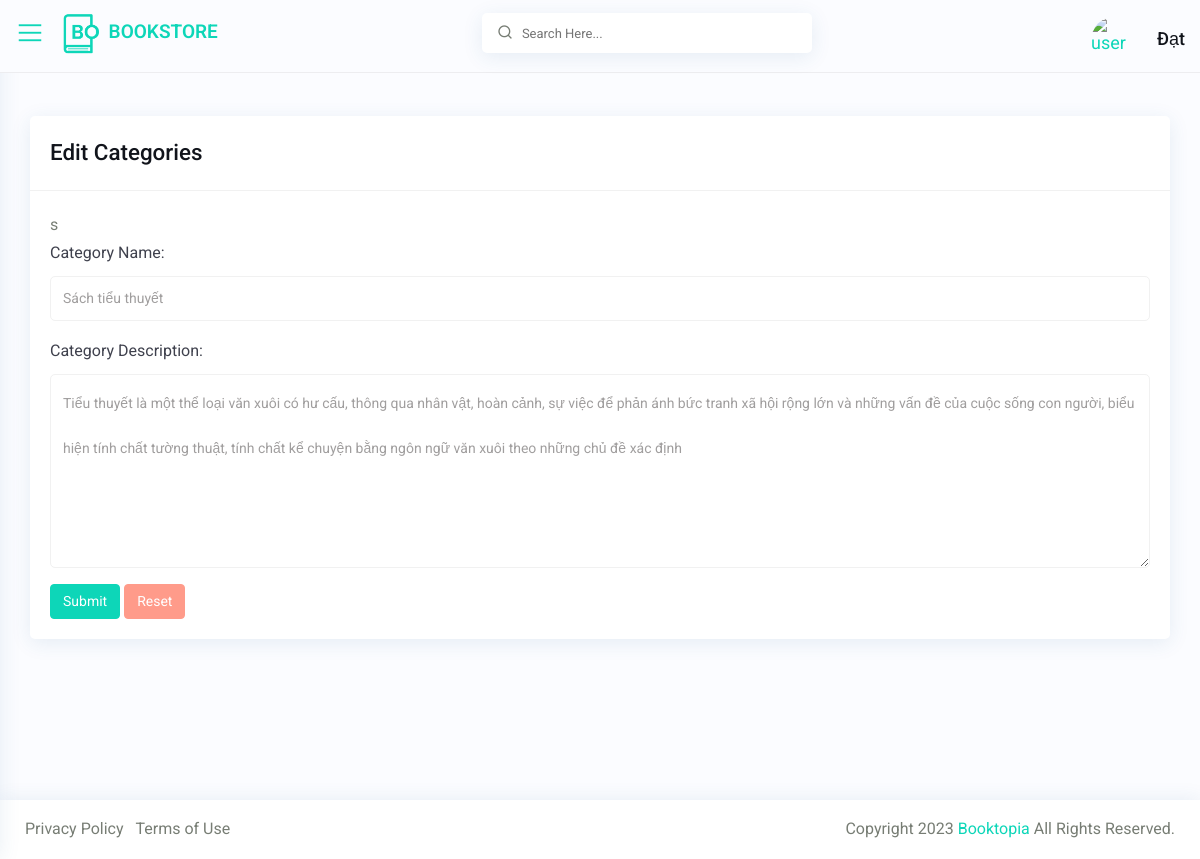
The app's page /admin_fix_category.php?id=5 (signed in) with its own data.
### tables this page shows
CREATE TABLE `category` (
  `ctg_id` int(11) NOT NULL,
  `ctg_name` varchar(100) NOT NULL,
  `ctg_description` varchar(1000) NOT NULL
);

### admin_fix_category.php (the view, shortened to what this page needs)
<?php
    include('./layout/admin_header.php');
    $id = $_GET['id'];
    $sql = "SELECT `ctg_id`, `ctg_name`, `ctg_description` FROM `category` WHERE ctg_id = '".$id."'";
    $ketQuaTruyVan = mysqli_query($conn,$sql);
    if($ketQuaTruyVan->num_rows>0){
      $category = $ketQuaTruyVan->fetch_assoc();
    }
?>
         <div id="content-page" class="content-page">
            <div class="container-fluid">
               <div class="row">
                  <div class="col-sm-12">
                     <div class="iq-card">
                        <div class="iq-card-header d-flex justify-content-between">
                           <div class="iq-header-title">
                              <h4 class="card-title">Edit Categories</h4>
                           </div>
                        </div>
                        <div class="iq-card-body">s
                           <form action="./admin_handle/admin_fix_category.php" method="POST">
                              <div class="form-group">
                                 <label>Category Name:</label>
                                 <input type="text" name="name" class="form-control" value="<?=$category['ctg_name']?>">
                              </div>
                              <div class="form-group">
                                 <label>Category Description:</label>
                                 <textarea class="form-control" name="description" rows="4"><?=$category['ctg_description']?></textarea>
                              </div>
                              <button type="submit" class="btn btn-primary">Submit</button>
                              <button type="reset" class="btn btn-danger">Reset</button>
                           </form>
                        </div>
                     </div>
                  </div>
               </div>
            </div>
         </div>
      </div>
<?php
    include('./layout/admin_footer.php')
?>

### css/typography.css (style rules this page uses)
body { font-family: 'Roboto', sans-serif; font-weight: 400; font-style: normal; font-size: 16px; line-height: 1.8; padding: 0; margin: 0; color: var(--iq-body-text); background: var(--iq-body-bg); }
a, .btn { -webkit-transition: all 0.5s ease-out 0s; -moz-transition: all 0.5s ease-out 0s; -ms-transition: all 0.5s ease-out 0s; -o-transition: all 0.5s ease-out 0s; transition: all 0.5s ease-out 0s; }
a, button, input, btn { outline: medium none !important; }
h1, h2, h3, h4, h5, h6 { font-family: 'Roboto', sans-serif; font-weight: 500; margin: 0px; line-height: 1.5; color: var(--iq-title-text); }
label { font-weight: normal; }
h4 { font-size: 1.400em; }
label { color: var(--iq-dark); }
.form-control { height: 45px; line-height: 45px; background: transparent; border: 1px solid var(--iq-border-light); font-size: 14px; color: var(--iq-secondary); border-radius: 5px; }
.iq-card { background: var(--iq-light-card); -webkit-border-radius: 5px; -moz-border-radius: 5px; border-radius: 5px; margin-bottom: 30px; border: none; -webkit-box-shadow: 0px 4px 20px 0px rgba(44, 101, 144, 0.1); box-shadow: 0px 4px 20px 0px rgba(44, 101, 144, 0.1); }
.iq-card-body { padding: 20px; }
.iq-card .iq-card-header, .iq-card-transparent .iq-card-header { padding: 20px; margin-bottom: 0; -ms-flex-align: center !important; align-items: center !important; border-bottom: 1px solid var(--iq-border-light); }
.iq-card .iq-card-header .iq-header-title .card-title, .iq-card-transparent .iq-card-header .iq-header-title .card-title { margin-bottom: 0; }
.btn { font-size: 14px; border-radius: 4px; }
.btn-primary { background: var(--iq-primary); border-color: var(--iq-primary); }
.btn-danger { background-color: var(--iq-danger); border-color: var(--iq-danger); }

### css/responsive.css (style rules this page uses)
@media (max-width:1299px) { .content-page, body.sidebar-main .content-page { margin-left: 0; padding: 116px 15px 0; } }

### css/variable.css (style rules this page uses)
:root { --iq-title-text: #11141b; --iq-body-text: #777D74; --iq-body-bg : #fbfcff; --iq-primary: #0dd6b8; --iq-secondary: #a09e9e; --iq-success: #49f0d3; --iq-warning: #ffba68; --iq-danger: #ff9b8a; --iq-info: #d592ff; --iq-dark: #3f414d; --iq-light: #fafafb; --iq-white: #ffffff; --iq-black: #000000; --iq-gray: #b1b1b1; --iq-light-primary: #fbfcff; --iq-light-secondary: #f1f2f1; --iq-light-success: #eefff2; --iq-light-danger: #fff5f4; --iq-light-warning: #fffcf3; --iq-light-info: #eee6f5; --iq-light-dark: #f0efef; --iq-primary-hover: #11e1c2; --iq-secondary-hover: #807e7e; --iq-success-hover: #42f9d9; --iq-danger-hover: #f78673; --iq-warning-hover: #fdb45e; --iq-info-hover: #c280ea; --iq-dark-hover: #44454e; --iq-light-hover: #eaeeff; --iq-border: #ededf0; --iq-border-light: #f1f1f1; --iq-border-danger: #ff9273; --iq-light-card: #ffffff; --iq-primary-rgb: 100, 114, 248; --iq-primary-light: #f3fffe; --iq-color1: #4e37b2; --iq-color2: #02d871; --iq-color3: #309cf3; --iq-color4: #ff00ff; --iq-color5: #fb1f4c; --iq-color6: #00ced1; --iq-color7: #f35f3b; --iq-color8: #fde117; --iq-color9: #ff0000; --iq-color10: #88028c; --iq-color11: #00d5ab; --iq-color12: #ce9252; --iq-color13: #f9ae02; --iq-color14: #1e7fe4; --iq-color15: #006400; --iq-color16: #fa7c04; --iq-color17: #81bf02; --iq-color18: #99a7ca; --iq-color19: #3d2a26; --iq-color20: #a0746b; }

### records on screen
category: name "Sách tiểu thuyết", description "Tiểu thuyết là một thể loại văn xuôi có hư cấu, thông qua nhân vật, hoàn cảnh, sự việc để phản ánh bức tranh xã hội rộng lớn và những vấn đề của cuộc sống con người, biểu hiện tính chất tường thuật, tính chất kể chuyện bằng ngôn ngữ văn xuôi theo những chủ đề xác định"

### other values on screen
$_SESSION['ad_name'] "Đạt"
